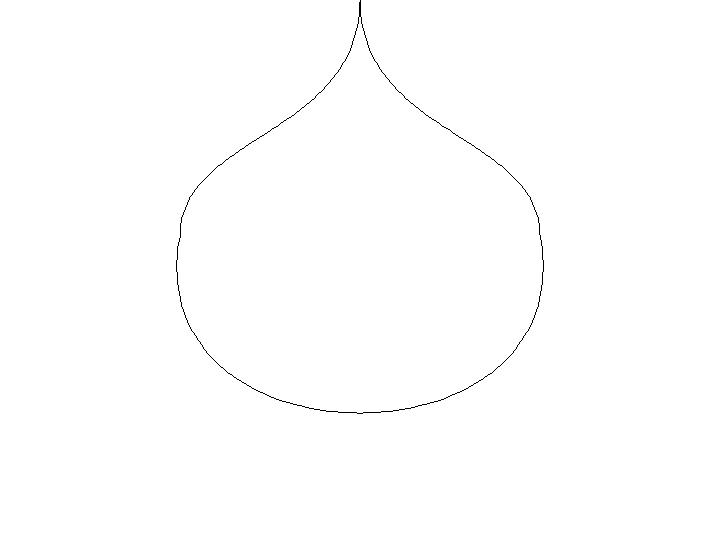

The script that saved this image:
import random
from PIL import Image, ImageDraw #Подключим необходимые библиотеки

def sign(x): # знак числа
        if x > 0:
                return 1
        if x < 0:
                return -1
        return 0
def line(x1, y1, x2, y2):  # рисуем линию из точки (x1,y1) в точку (x2,y2)
        dX = abs(x2 - x1)
        dY = abs(y2 - y1)
        if dX >= dY: # если наклон по X больше Y, то X меняем на 1 и смотрим Y
            if x1 > x2: # если точка 2 правее точки 1, меняем их местами
                    x1, x2 = x2, x1
                    y1, y2 = y2, y1
            err = 0 # накапливаемая "ошибка"
            dErr = dY
            y = y1
            dirY = sign(y2 - y1)
            for x in range(x1, x2 + 1):
                    draw.point((x,y),(0,0,0))
                    err += dErr
                    if err + err >= dX:
                            y += dirY
                            err -= dX
        else: # если наклон по Y больше, то, наоборот, Y меняем на 1 и смотрим X
            if y1 > y2: # если точка 2 ближе точки 1, меняем их местами
                    x1, x2 = x2, x1
                    y1, y2 = y2, y1
            err = 0 # накапливаемая "ошибка"
            dErr = dX
            x = x1
            dirX = sign(x2 - x1)
            for y in range(y1, y2 + 1):
                    draw.point((x,y),(0,0,0))
                    err += dErr
                    if err + err >= dY:
                            x += dirX
                            err -= dY
def bezie(p0, p1, p2, p3):
	oldBx = p0[0]
	oldBy = p0[1]
	for i in range(101):
		t = i / 100
		Bx = int((1-t)*(1-t)*(1-t)*p0[0] + 3*t*(1-t)*(1-t)*p1[0] + 3*t*t*(1-t)*p2[0] + t*t*t*p3[0])
		By = int((1-t)*(1-t)*(1-t)*p0[1] + 3*t*(1-t)*(1-t)*p1[1] + 3*t*t*(1-t)*p2[1] + t*t*t*p3[1])
		line(oldBx, oldBy, Bx, By)
		oldBx = Bx
		oldBy = By

image = Image.open("roof_half.jpg") #Открываем изображение
draw = ImageDraw.Draw(image) #Создаем инструмент для рисования
width  = image.size[0] #Определяем ширину
height = image.size[1] #Определяем высоту
pix = image.load() #Выгружаем значения пикселей
for x in range(width):
        for y in range(height):
                draw.point((x, y), (255, 255, 255))
bezie((width*8//16,height*0//16), (width*8//16,height*4//16), (width*4//16,height*4//16), (width*4//16,height*7//16))
bezie((width*8//16,height*0//16), (width*8//16,height*4//16), (width*12//16,height*4//16), (width*12//16,height*7//16))
bezie((width*4//16,height*7//16), (width*3//16,height*14//16), (width*13//16,height*14//16), (width*12//16,height*7//16))
image.show()
image.save("drop_bezie.jpg")
del draw
